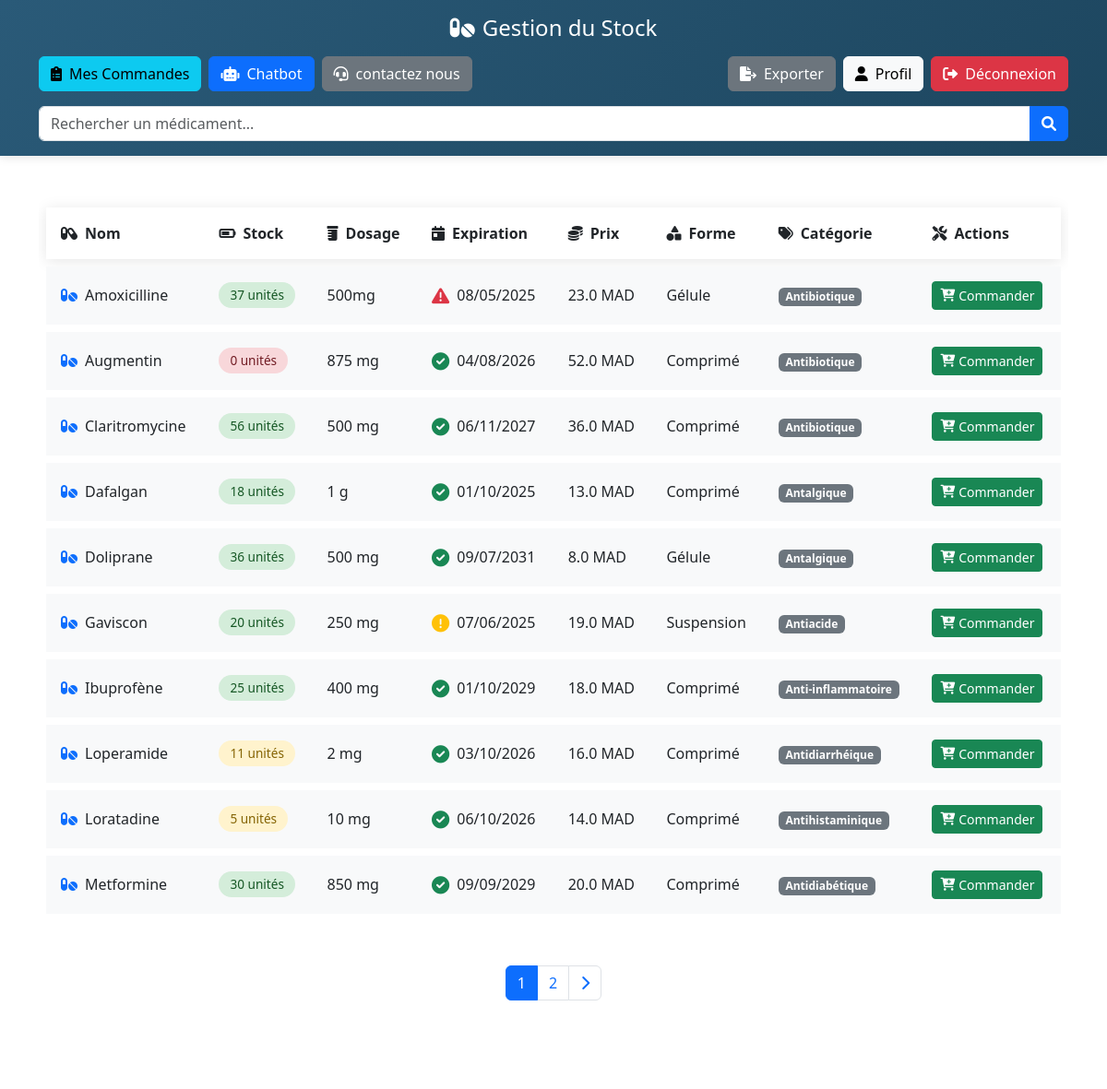
/stock (signed in), run on the app's committed database.
### models.py (models this page shows)
class Medicament(db.Model):
    id = db.Column(db.Integer, primary_key=True)
    name = db.Column(db.String(100), nullable=False, unique=True)
    quantity = db.Column(db.Integer, nullable=False)
    dosage = db.Column(db.String(50), nullable=False)
    expiration = db.Column(db.Date, nullable=False)
    price = db.Column(db.Float, nullable=False)  # Prix unitaire
    form = db.Column(db.String(50), nullable=False)  # Forme pharmaceutique
    category = db.Column(db.String(100), nullable=False)  # Catégorie thérapeutique

### app.py (the view)
@app.route('/stock', methods=['GET'])
@login_required
def stock():
    query = request.args.get("q", "")
    sort_by = request.args.get("sort_by", "name")  # Default sorting by name
    sort_order = request.args.get("sort_order", "asc")  # Default ascending order
    page = request.args.get("page", 1, type=int)
    per_page = 10
    sort_column = getattr(Medicament, sort_by, Medicament.name)
    if sort_order == "desc":
        sort_column = sort_column.desc()
    if query:
        articles = Medicament.query.filter(Medicament.name.ilike(f"%{query}%")).order_by(sort_column).paginate(page=page, per_page=per_page)
    else:
        articles = Medicament.query.order_by(sort_column).paginate(page=page, per_page=per_page)
    if not articles.items:
        flash("Aucun médicament trouvé.", "info")
    return render_template("stock.html", articles=articles, sort_by=sort_by, sort_order=sort_order)

### app.py (called while the page is built)
@login_manager.user_loader
def load_user(user_id):
    return db.session.get(User, int(user_id))

@app.template_filter('expiration_status')
def expiration_status_filter(expiration_date):
    today = datetime.today().date()
    delta = (expiration_date - today).days
    if delta < 0:
        return 'expired'
    elif delta < 30:
        return 'warning'
    else:
        return 'valid'

### templates/stock.html (shortened to what this page needs)
<!DOCTYPE html>
<html lang="fr">
<head>
    <link href="https://cdn.jsdelivr.net/npm/bootstrap@5.3.0/dist/css/bootstrap.min.css" rel="stylesheet">
    <link href="https://cdnjs.cloudflare.com/ajax/libs/font-awesome/6.0.0-beta3/css/all.min.css" rel="stylesheet">
</head>
<body>
    <header class="stock-header">
        <div class="container">
            <h2 class="h4 mb-3 text-center">
                <i class="fas fa-pills me-2"></i>Gestion du Stock
            </h2>
            <div class="d-flex justify-content-between nav-actions">
                <div class="d-flex gap-2 flex-wrap">
                    {% if current_user.role == 'admin' %}
                        <a href="{{ url_for('ajout') }}" class="btn btn-success">
                            <i class="fas fa-plus me-2"></i>Ajouter
                        </a>
                        <a href="{{ url_for('statistiques') }}" class="btn btn-primary">
                            <i class="fas fa-chart-bar me-2"></i>Statistiques
                        </a>
                        <a href="{{ url_for('view_messages') }}" class="btn btn-warning">
                            <i class="fas fa-envelope me-2"></i>Messages
                        </a>
                        <a href="{{ url_for('all_commandes') }}" class="btn btn-info">
                            <i class="fas fa-clipboard-list me-2"></i>Commandes
                        </a>
                    {% else %}
                        <a href="{{ url_for('mes_commandes') }}" class="btn btn-info">
                            <i class="fas fa-clipboard-list me-2"></i>Mes Commandes
                        </a>
                        <a href="{{ url_for('chatbot') }}" class="btn btn-primary">
                            <i class="fas fa-robot me-2"></i>Chatbot
                        </a>
                        <a href="{{ url_for('contact_support') }}" class="btn btn-secondary">
                            <i class="fas fa-headset me-2"></i>contactez nous
                        </a>
                    {% endif %}
                </div>
                <div class="d-flex gap-2">
                    <a href="{{ url_for('download_stock') }}" class="btn btn-secondary">
                        <i class="fas fa-file-export me-2"></i>Exporter
                    </a>
                    <a href="{{ url_for('profile') }}" class="btn btn-light">
                        <i class="fas fa-user me-2"></i>Profil
                    </a>
                    <a href="{{ url_for('logout') }}" class="btn btn-danger">
                        <i class="fas fa-sign-out-alt me-2"></i>Déconnexion
                    </a>
                </div>
            </div>
            <form method="GET" action="{{ url_for('stock') }}" class="mt-3">
                <div class="input-group">
                    <input type="text"
                           class="form-control"
                           name="q"
                           placeholder="Rechercher un médicament..."
                           value="{{ request.args.get('q', '') }}">
                    <button class="btn btn-primary" type="submit">
                        <i class="fas fa-search"></i>
                    </button>
                </div>
            </form>
        </div>
    </header>
    <main class="container flex-grow-1 mt-4">
        {% if current_user.role == 'user' %}
        <div class="table-responsive">
            <table class="table table-custom table-borderless">
                <thead class="align-middle">
                    <tr>
                        <th><i class="fas fa-capsules me-2"></i>Nom</th>
                        <th><i class="fas fa-battery-three-quarters me-2"></i>Stock</th>
                        <th><i class="fas fa-prescription-bottle me-2"></i>Dosage</th>
                        <th><i class="fas fa-calendar-day me-2"></i>Expiration</th>
                        <th><i class="fas fa-coins me-2"></i>Prix</th>
                        <th><i class="fas fa-shapes me-2"></i>Forme</th>
                        <th><i class="fas fa-tags me-2"></i>Catégorie</th>
                        <th><i class="fas fa-tools me-2"></i>Actions</th>
                    </tr>
                </thead>
                <tbody>
                    {% for article in articles %}
                    <tr>
                        <td data-label="Nom">
                            <div class="d-flex align-items-center gap-2">
                                <i class="fas fa-pills text-primary"></i>
                                {{ article.name }}
                            </div>
                        </td>
                        <td data-label="Stock">
                            {% set quantity_class = 'quantity-critical' if article.quantity < 5
                                else 'quantity-low' if article.quantity < 15
                                else 'quantity-good' %}
                            <span class="quantity-indicator {{ quantity_class }}">
                                {{ article.quantity }} unités
                            </span>
                        </td>
                        <td data-label="Dosage">{{ article.dosage }}</td>
                        <td data-label="Expiration">
                            <div class="expiration-status">
                                {% set expiration_status = article.expiration|expiration_status %}
                                <i class="fas fa-{% if expiration_status == 'expired' %}exclamation-triangle text-danger
                                               {% elif expiration_status == 'warning' %}exclamation-circle text-warning
                                               {% else %}check-circle text-success{% endif %} expiration-icon"></i>
                                {{ article.expiration.strftime('%d/%m/%Y') }}
                            </div>
                        </td>
                        <td data-label="Prix">{{ article.price }} MAD</td>
                        <td data-label="Forme">{{ article.form }}</td>
                        <td data-label="Catégorie">
                            <span class="badge bg-secondary">{{ article.category }}</span>
                        </td>
                        <td data-label="Actions">
                            <form action="{{ url_for('commander', medicament_id=article.id) }}" method="POST">
                                <button type="submit"
                                        class="btn btn-success btn-sm d-flex align-items-center"
                                        data-bs-toggle="tooltip"
                                        title="Commander ce médicament">
                                    <i class="fas fa-cart-plus me-1"></i>
                                    <span class="d-none d-md-inline">Commander</span>
                                </button>
                            </form>
                        </td>
                    </tr>
                    {% endfor %}
                </tbody>
            </table>
        </div>
        {% endif %}
        <nav aria-label="Navigation" class="mt-4">
            <ul class="pagination justify-content-center">
                {% for page_num in articles.iter_pages() %}
                <li class="page-item {% if page_num == articles.page %}active{% endif %}">
                    <a class="page-link" href="{{ url_for('stock', page=page_num) }}">{{ page_num }}</a>
                </li>
                {% endfor %}
                {% if articles.has_next %}
                <li class="page-item">
                    <a class="page-link" href="{{ url_for('stock', page=articles.next_num) }}">
                        <i class="fas fa-chevron-right"></i>
                    </a>
                </li>
                {% endif %}
            </ul>
        </nav>
    </main>
    <footer class="text-white text-center py-3 mt-4">
        <div class="container">
            <p class="mb-0">&copy; 2025 Pharmacie Sansaf. Tous droits réservés.</p>
        </div>
    </footer>
</body>
</html>

### templates/stock.html (style rules this page uses)
:root { --primary-color: #2a5a78; --secondary-color: #5cb85c; --warning-color: #ffc107; --danger-color: #dc3545; --light-bg: #f8f9fa; --dark-bg: #1d2d2d; }
body { font-family: 'Segoe UI', system-ui, sans-serif; min-height: 100vh; display: flex; flex-direction: column; transition: background-color 0.3s, color 0.3s; overflow-x: hidden; }
.table-responsive { overflow-x: auto; -webkit-overflow-scrolling: touch; }
.stock-header { background: linear-gradient(135deg, var(--primary-color), #1d465f); color: white; padding: 1rem 0; box-shadow: 0 2px 10px rgba(0,0,0,0.1); }
.table-custom { border-collapse: separate; border-spacing: 0 8px; background: transparent; margin: 1rem 0; padding: 0.5rem; }
.table-custom thead { background: var(--primary-color); position: sticky; top: 0; box-shadow: 0 2px 15px rgba(0,0,0,0.1); }
.table-custom th { padding: 1rem; font-weight: 600; border: none; vertical-align: middle; }
.table-custom td { padding: 1rem; background: var(--light-bg); border: none; vertical-align: middle; transition: transform 0.2s, box-shadow 0.2s; }
.table-custom tbody tr { border-radius: 10px; position: relative; }
.quantity-indicator { display: inline-block; padding: 0.25rem 0.75rem; border-radius: 20px; font-weight: 500; font-size: 0.85em; }
.quantity-low { background: #fff3cd; color: #856404; }
.quantity-critical { background: #f8d7da; color: #721c24; }
.quantity-good { background: #d4edda; color: #155724; }
.expiration-status { display: flex; align-items: center; gap: 0.5rem; }
.expiration-icon { font-size: 1.2em; }
.nav-actions { gap: 0.5rem; flex-wrap: wrap; }

### data on the page
Medicament: name "Amoxicilline", quantity "37", dosage "500mg", expiration "08/05/2025", price "23.0", form "Gélule", category "Antibiotique"
Medicament: name "Augmentin", quantity "0", dosage "875 mg", expiration "04/08/2026", price "52.0", form "Comprimé", category "Antibiotique"
Medicament: name "Claritromycine", quantity "56", dosage "500 mg", expiration "06/11/2027", price "36.0", form "Comprimé", category "Antibiotique"
Medicament: name "Dafalgan", quantity "18", dosage "1 g", expiration "01/10/2025", price "13.0", form "Comprimé", category "Antalgique"
Medicament: name "Doliprane", quantity "36", dosage "500 mg", expiration "09/07/2031", price "8.0", form "Gélule", category "Antalgique"
Medicament: name "Gaviscon", quantity "20", dosage "250 mg", expiration "07/06/2025", price "19.0", form "Suspension", category "Antiacide"
Medicament: name "Ibuprofène", quantity "25", dosage "400 mg", expiration "01/10/2029", price "18.0", form "Comprimé", category "Anti-inflammatoire"
Medicament: name "Loperamide", quantity "11", dosage "2 mg", expiration "03/10/2026", price "16.0", form "Comprimé", category "Antidiarrhéique"
Medicament: name "Loratadine", quantity "5", dosage "10 mg", expiration "06/10/2026", price "14.0", form "Comprimé", category "Antihistaminique"
Medicament: name "Metformine", quantity "30", dosage "850 mg", expiration "09/09/2029", price "20.0", form "Comprimé", category "Antidiabétique"

### other printed values
{{ page_num }} "1" "2"
